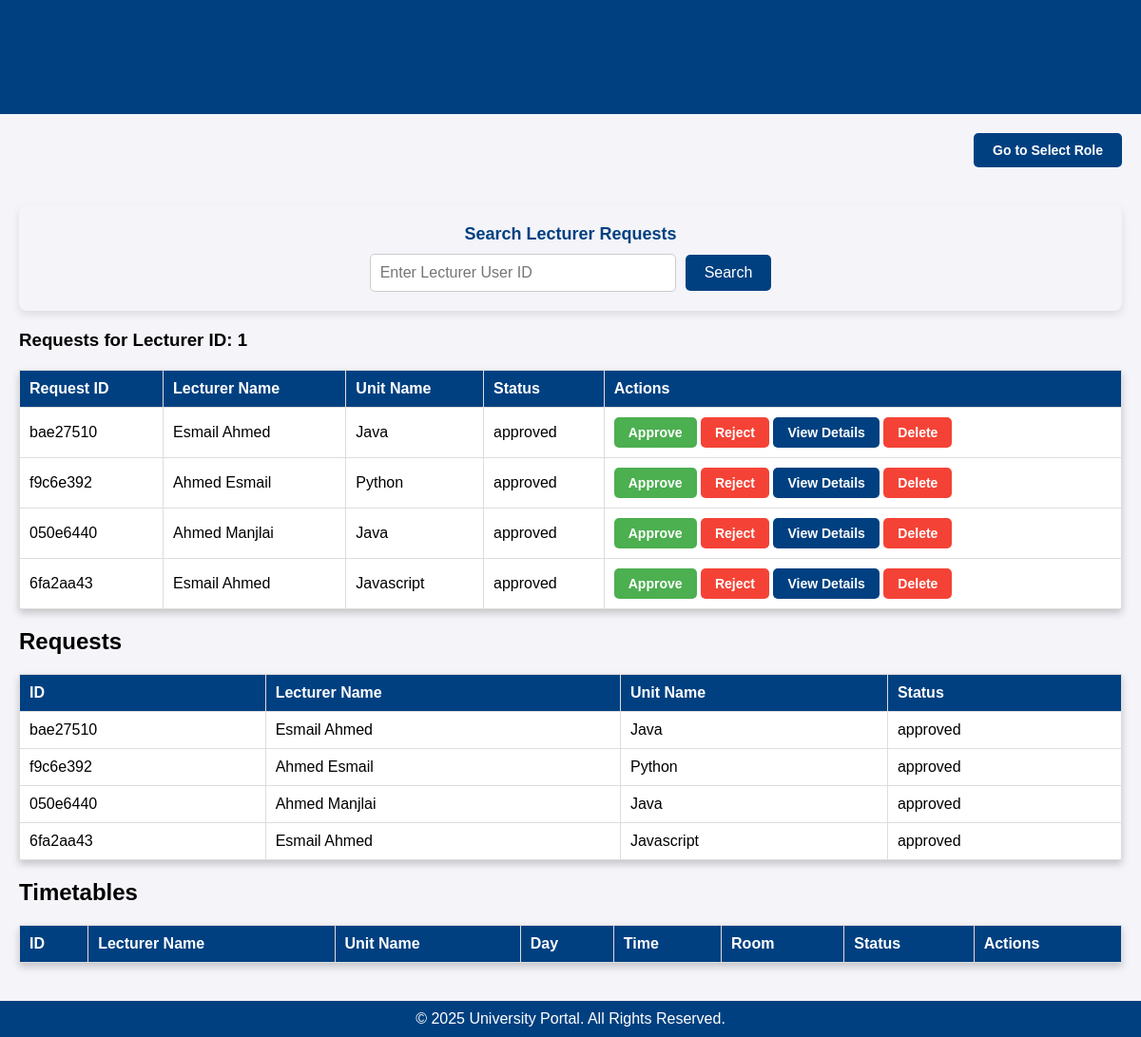
The app's page /dashboard/timetabler/search?lecturer_id=1 with its own data.
### tables this page shows
CREATE TABLE timetable_requests (
                id TEXT PRIMARY KEY,
                lecturer_id INTEGER NOT NULL,
                lecturer_name STRING NOT NULL,
                course_id INTEGER,
                unit_name TEXT NOT NULL,
                room_available TEXT NOT NULL DEFAULT 'Unknown',
                student_count INTEGER NOT NULL,
                preferred_days TEXT,
                preferred_times TEXT,
                additional_notes TEXT,
                status TEXT DEFAULT 'pending',
                created_at TEXT DEFAULT CURRENT_TIMESTAMP,
                timetable_id STRING,
                FOREIGN KEY(lecturer_id) REFERENCES users(id)
            );

### app.py (the view)
@app.route('/dashboard/timetabler/search', methods=['GET'])
def search_lecturer_requests():
    lecturer_id = request.args.get('lecturer_id')  # Get the Lecturer User ID from the form
    if not lecturer_id:
        return redirect('/dashboard/timetabler')  # Redirect back if no ID is provided
    with get_db_connection() as conn:
        requests = conn.execute('''
            SELECT * FROM timetable_requests
            WHERE lecturer_id = ?
        ''', (lecturer_id,)).fetchall()
    return render_template('timetabler_dashboard.html', requests=requests, lecturer_id=lecturer_id)

### app.py (called while the page is built)
def get_db_connection():
    conn = sqlite3.connect('projo.db')  # Ensure this matches your database file
    conn.row_factory = sqlite3.Row  # Allows accessing columns by name
    return conn

### templates/timetabler_dashboard.html (shortened to what this page needs)
<!DOCTYPE html>
<html lang="en">
<head>
</head>
<body>
    <header>
        <h1>Time Tabler Dashboard</h1>
    </header>
    <form action="/select-role" method="GET" style="text-align: right; margin: 20px;">
        <button type="submit" class="role-btn">Go to Select Role</button>
    </form>
    <main>
        <div class="search-container">
            <form action="/dashboard/timetabler/search" method="GET" class="search-form">
                <label for="lecturer_id" class="search-label">Search Lecturer Requests</label>
                <div class="search-input-group">
                    <input type="text" id="lecturer_id" name="lecturer_id" class="search-input" placeholder="Enter Lecturer User ID" required>
                    <button type="submit" class="search-btn">Search</button>
                </div>
            </form>
        </div>
        {% if lecturer_id %}
            <h3>Requests for Lecturer ID: {{ lecturer_id }}</h3>
        {% endif %}
        <table>
            <tr>
                <th>Request ID</th>
                <th>Lecturer Name</th>
                <th>Unit Name</th>
                <th>Status</th>
                <th>Actions</th>
            </tr>
            {% for request in requests %}
            <tr id="request-{{ request.id }}">
                <td>{{ request.id }}</td>
                <td>{{ request.lecturer_name }}</td>
                <td>{{ request.unit_name }}</td>
                <td>{{ request.status }}</td>
                <td>
                    <form method="POST" action="/request/approve/{{ request.id }}" style="display: inline;">
                        <button type="submit" class="approve-btn">Approve</button>
                    </form>
                    <form method="POST" action="/request/reject/{{ request.id }}" style="display: inline;">
                        <button type="submit" class="reject-btn">Reject</button>
                    </form>
                    <a href="/dashboard/timetabler/view/{{ request.id }}" class="view-details-btn">View Details</a>
                    <form method="POST" action="/request/delete/{{ request.id }}" style="display: inline;">
                        <button type="submit" class="delete-btn">Delete</button>
                    </form>
                </td>
            </tr>
            {% endfor %}
        </table>
        <section>
            <h2>Requests</h2>
            <table>
                <tr>
                    <th>ID</th>
                    <th>Lecturer Name</th>
                    <th>Unit Name</th>
                    <th>Status</th>
                </tr>
                {% for request in requests %}
                <tr>
                    <td>{{ request.id }}</td>
                    <td>{{ request.lecturer_name }}</td>
                    <td>{{ request.unit_name }}</td>
                    <td>{{ request.status }}</td>
                </tr>
                {% endfor %}
            </table>
        </section>
        <section>
            <h2>Timetables</h2>
            <table>
                <tr>
                    <th>ID</th>
                    <th>Lecturer Name</th>
                    <th>Unit Name</th>
                    <th>Day</th>
                    <th>Time</th>
                    <th>Room</th>
                    <th>Status</th>
                    <th>Actions</th>
                </tr>
            </table>
        </section>
    </main>
    <footer>
        &copy; 2025 University Portal. All Rights Reserved.
    </footer>
</body>
</html>

### templates/timetabler_dashboard.html (style rules this page uses)
body { font-family: Arial, sans-serif; background-color: #f4f4f9; margin: 0; padding: 0; display: flex; flex-direction: column; min-height: 100vh; }
header { background-color: #004080; color: white; padding: 20px; text-align: center; }
main { flex: 1; padding: 20px; }
h1 { color: #004080; text-align: center; }
table { width: 100%; border-collapse: collapse; margin-top: 20px; background-color: white; box-shadow: 0 4px 8px rgba(0, 0, 0, 0.2); margin-bottom: 20px; }
th, td { padding: 10px; text-align: left; border: 1px solid #ddd; }
th { background-color: #004080; color: white; }
button { background-color: #004080; color: white; border: none; padding: 5px 10px; border-radius: 5px; cursor: pointer; }
footer { background-color: #004080; color: white; text-align: center; padding: 10px 0; position: relative; bottom: 0; width: 100%; }
.approve-btn { background-color: #4CAF50; color: white; border: none; padding: 8px 15px; cursor: pointer; border-radius: 5px; font-size: 14px; font-weight: bold; transition: background-color 0.3s ease; }
.reject-btn { background-color: #f44336; color: white; border: none; padding: 8px 15px; cursor: pointer; border-radius: 5px; font-size: 14px; font-weight: bold; transition: background-color 0.3s ease; }
.delete-btn { background-color: #dc3545; color: white; border: none; padding: 5px 10px; border-radius: 5px; cursor: pointer; }
.search-btn { background-color: #007bff; color: white; border: none; padding: 5px 10px; border-radius: 5px; cursor: pointer; }
.search-container { background-color: #f4f4f9; padding: 20px; border-radius: 8px; box-shadow: 0 4px 8px rgba(0, 0, 0, 0.1); margin-bottom: 20px; text-align: center; }
.search-form { display: flex; flex-direction: column; align-items: center; }
.search-label { font-size: 18px; font-weight: bold; color: #004080; margin-bottom: 10px; }
.search-input-group { display: flex; align-items: center; gap: 10px; }
.search-input { width: 300px; padding: 10px; border: 1px solid #ccc; border-radius: 5px; font-size: 16px; }
.search-btn { background-color: #004080; color: white; border: none; padding: 10px 20px; border-radius: 5px; font-size: 16px; cursor: pointer; transition: background-color 0.3s ease; }
.view-details-btn { display: inline-block; text-decoration: none; background-color: #004080; color: white; padding: 8px 15px; border-radius: 5px; font-size: 14px; font-weight: bold; text-align: center; transition: background-color 0.3s ease; }
.delete-btn { background-color: #f44336; color: white; border: none; padding: 8px 15px; cursor: pointer; border-radius: 5px; font-size: 14px; font-weight: bold; transition: background-color 0.3s ease; }
.role-btn { background-color: #004080; color: white; border: none; padding: 10px 20px; cursor: pointer; border-radius: 5px; font-size: 14px; font-weight: bold; transition: background-color 0.3s ease; }

### records on screen
timetable_requests: id "bae27510", lecturer_name "Esmail Ahmed", unit_name "Java", status "approved"
timetable_requests: id "f9c6e392", lecturer_name "Ahmed Esmail", unit_name "Python", status "approved"
timetable_requests: id "050e6440", lecturer_name "Ahmed Manjlai", unit_name "Java", status "approved"
timetable_requests: id "6fa2aa43", lecturer_name "Esmail Ahmed", unit_name "Javascript", status "approved"

### other values on screen
{{ lecturer_id }} "1"
